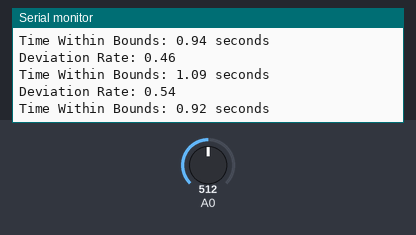
The sketch below on a simulated Arduino Uno, built with avr-gcc and run on an emulated ATmega328P. On the bench: the last lines printed to the serial monitor. Inputs (shaded band) come from the test bench; at power-on: A0 = 512. Random numbers use the default seed unless the sketch sets one.

Above: at 1.2 s.
1.3 s: A0 set to 4
At 2.11 s:
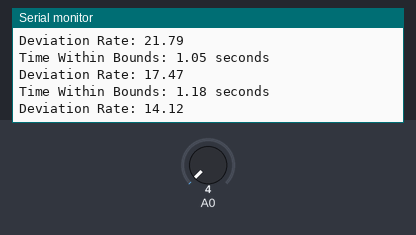
4.3 s: A0 set to 1
At 4.52 s:
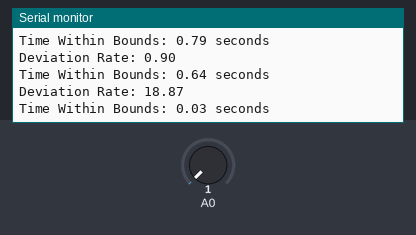
Timing chart, 0 to 7.3 s (numbered marks = the images above; inputs shaded):
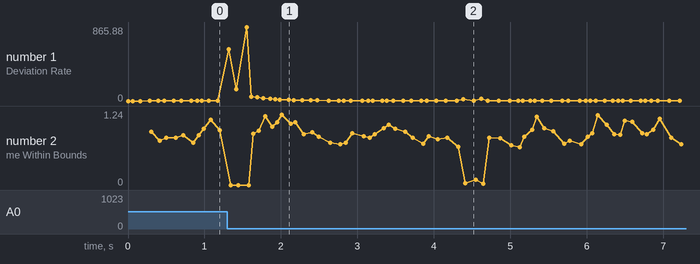

The sketch:

predictor_cubic.ino
```cpp
#include <math.h>

struct MeasurementMonitor {
    float values[4];           // Rolling buffer for the last four measurements
    unsigned long times[4];    // Corresponding timestamps
    int count;                 // Current number of stored samples (max 4)
    float deviationRate;       // Deviation rate between predicted and measured values
    float threshold;           // Threshold for deviation rate
    float shadowValue;         // Shadowed (smoothed) value
    float smoothingFactor;     // Factor for shadowing filter (e.g., 0.2 for 20%)
};

// Initialize the monitor
MeasurementMonitor monitor = {{0, 0, 0, 0}, {0, 0, 0, 0}, 0, 0.0, 0.5, 0.0, 0.2};

// Add a new measurement to the rolling buffer
void addToRollingBuffer(float measurement, unsigned long currentTime, MeasurementMonitor &mon) {
    if (mon.count < 4) {
        mon.values[mon.count] = measurement;
        mon.times[mon.count] = currentTime;
        mon.count++;
    } else {
        for (int i = 1; i < 4; i++) {
            mon.values[i - 1] = mon.values[i];
            mon.times[i - 1] = mon.times[i];
        }
        mon.values[3] = measurement;
        mon.times[3] = currentTime;
    }

    // Apply shadowing filter
    if (mon.count == 1) {
        mon.shadowValue = measurement; // Initialize shadow value on the first sample
    } else {
        mon.shadowValue = mon.smoothingFactor * measurement + (1 - mon.smoothingFactor) * mon.shadowValue;
    }
}

// Calculate the quadratic and cubic regression derivatives
void calculateHigherOrderDerivatives(MeasurementMonitor &mon, float &firstDerivative, float &secondDerivative) {
    if (mon.count < 3) {
        firstDerivative = 0.0;
        secondDerivative = 0.0;
        return;
    }

    float x[4], y[4];
    unsigned long t0 = mon.times[0];
    for (int i = 0; i < mon.count; i++) {
        x[i] = (mon.times[i] - t0) / 1000.0; // Convert timestamps to seconds
        y[i] = mon.values[i];
    }

    // Fit a cubic regression: y = ax^3 + bx^2 + cx + d
    float sumX = 0, sumX2 = 0, sumX3 = 0, sumX4 = 0, sumX5 = 0, sumX6 = 0;
    float sumY = 0, sumXY = 0, sumX2Y = 0, sumX3Y = 0;
    int n = mon.count;

    for (int i = 0; i < n; i++) {
        float xi = x[i];
        float yi = y[i];
        sumX += xi;
        sumX2 += xi * xi;
        sumX3 += xi * xi * xi;
        sumX4 += xi * xi * xi * xi;
        sumX5 += xi * xi * xi * xi * xi;
        sumX6 += xi * xi * xi * xi * xi * xi;
        sumY += yi;
        sumXY += xi * yi;
        sumX2Y += xi * xi * yi;
        sumX3Y += xi * xi * xi * yi;
    }

    // Solve for cubic coefficients using normal equations (reduced to quadratic for simplicity)
    float a = 0.0, b = 0.0, c = 0.0; // Coefficients for ax^2 + bx + c
    float denominator = n * (sumX2 * sumX4 - sumX3 * sumX3) -
                        sumX * (sumX * sumX4 - sumX2 * sumX3) +
                        sumX2 * (sumX * sumX3 - sumX2 * sumX2);
    if (fabs(denominator) > 1e-6) {
        a = (sumY * (sumX2 * sumX4 - sumX3 * sumX3) -
             sumX * (sumXY * sumX4 - sumX2Y * sumX3) +
             sumX2 * (sumXY * sumX3 - sumX2Y * sumX2)) /
            denominator;
        b = (n * (sumXY * sumX4 - sumX2Y * sumX3) -
             sumY * (sumX * sumX4 - sumX2 * sumX3) +
             sumX2 * (sumX * sumX2Y - sumX2 * sumXY)) /
            denominator;
        c = (n * (sumX2 * sumX2Y - sumX3 * sumXY) -
             sumX * (sumX * sumX2Y - sumX2 * sumXY) +
             sumY * (sumX * sumX3 - sumX2 * sumX2)) /
            denominator;
    }

    // Calculate derivatives
    float latestX = x[n - 1];
    firstDerivative = 2 * a * latestX + b;
    secondDerivative = 2 * a;
}

// Predict the time remaining within threshold bounds
float predictTimeWithinBounds(MeasurementMonitor &mon, float firstDerivative, float secondDerivative) {
    if (fabs(firstDerivative) < 1e-6) {
        return INFINITY; // Signal is stable and won't leave bounds
    }

    float currentValue = mon.values[mon.count - 1];
    float upperBound = currentValue * (1.0 + mon.threshold);
    float lowerBound = currentValue * (1.0 - mon.threshold);

    float timeToUpper = (upperBound - currentValue) / firstDerivative;
    float timeToLower = (lowerBound - currentValue) / firstDerivative;

    float predictedTime = INFINITY;
    if (timeToUpper > 0) predictedTime = timeToUpper;
    if (timeToLower > 0 && timeToLower < predictedTime) predictedTime = timeToLower;

    return predictedTime;
}

// Check average change with higher-order derivatives
float checkAverageChange(float measurement, unsigned long currentTime, float &timeWithinBounds) {
    addToRollingBuffer(measurement, currentTime, monitor);

    if (monitor.count < 4) {
        timeWithinBounds = INFINITY; // Insufficient data
        return 0.0;
    }

    float firstDerivative, secondDerivative;
    calculateHigherOrderDerivatives(monitor, firstDerivative, secondDerivative);

    float predictedValue = monitor.shadowValue + firstDerivative; // Use shadowed value for prediction
    monitor.deviationRate = fabs(predictedValue - measurement) / fabs(measurement);

    timeWithinBounds = predictTimeWithinBounds(monitor, firstDerivative, secondDerivative);

    return monitor.deviationRate;
}

void setup() {
    Serial.begin(9600);
}

void loop() {
    float measurement = analogRead(A0) * (5.0 / 1023.0); // Convert ADC to voltage
    unsigned long currentTime = millis();

    float timeWithinBounds;
    float deviationRate = checkAverageChange(measurement, currentTime, timeWithinBounds);

    Serial.print("Deviation Rate: ");
    Serial.println(deviationRate);
    Serial.print("Time Within Bounds: ");
    if (isinf(timeWithinBounds)) {
        Serial.println("Infinite (Stable)");
    } else {
        Serial.print(timeWithinBounds);
        Serial.println(" seconds");
    }

    delay(random(50, 150)); // Simulate variable sampling rate
}
```

Measured:
- the behaviour switches between 3 and 2 on A0 (found by bisection; images 1 and 2)
- after the input at 1.3 s, the serial monitor: prints a new line at once (image 1)
- plotted number 1: 0.54 → 0.9 after the input at 1.3 s
